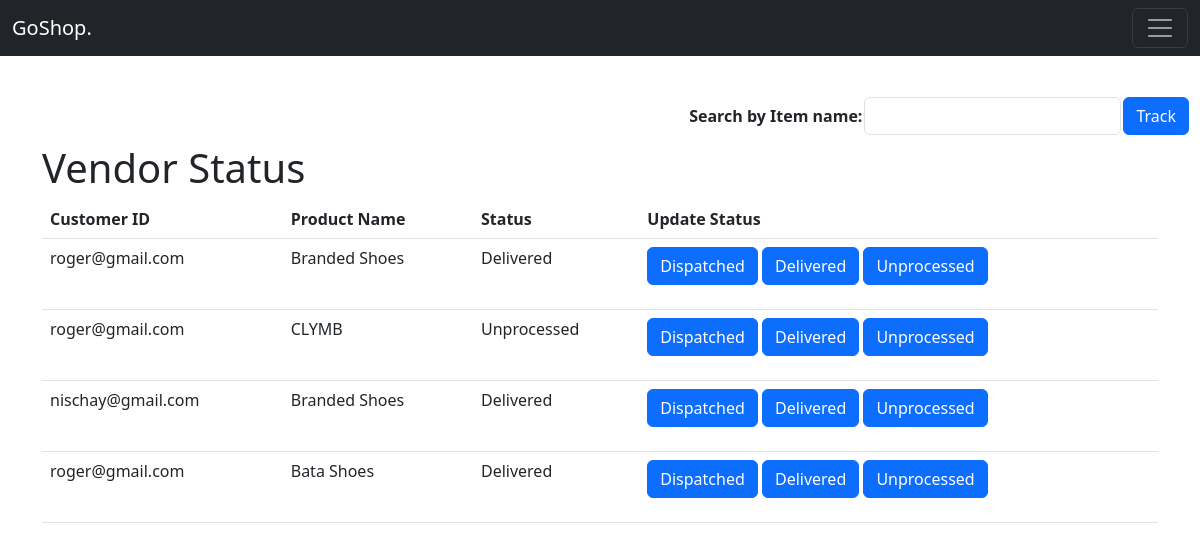
The page /vstatus.php (signed in) on the database its author committed.
### tables this page shows
CREATE TABLE IF NOT EXISTS `unprocessed` (
  `id` int NOT NULL AUTO_INCREMENT,
  `customerid` varchar(255) NOT NULL,
  `vendorid` varchar(255) NOT NULL,
  `itemimage` varchar(255) NOT NULL,
  `itemname` varchar(255) NOT NULL,
  `qty` varchar(255) NOT NULL,
  `price` varchar(255) NOT NULL,
  `status` varchar(255) NOT NULL,
  `orderid` varchar(255) DEFAULT NULL,
  PRIMARY KEY (`id`)
);

### vstatus.php (the view, shortened to what this page needs)
<?php
$servername = "localhost";
$username = "root";
$password = "ipsleisha1703";
$dbname = "myproj";
$conn = mysqli_connect($servername, $username, $password, $dbname);
$vendor_username = $_SESSION["vendor_username"];
if (isset($_GET["itemname"])) {
    $itemname = $_GET["itemname"];
    $sql = "SELECT * FROM unprocessed WHERE vendorid=? AND itemname = ?";
    $stmt = mysqli_prepare($conn, $sql);
    if ($stmt) {
        mysqli_stmt_bind_param($stmt, "ss", $vendor_username, $itemname);
        mysqli_stmt_execute($stmt);
        $result = mysqli_stmt_get_result($stmt);
    } else {
        die("Error: Unable to prepare SQL statement");
    }
} else {
    $sql = "SELECT * FROM unprocessed WHERE vendorid=?";
    $stmt = mysqli_prepare($conn, $sql);
    if ($stmt) {
        mysqli_stmt_bind_param($stmt, "s", $vendor_username);
        mysqli_stmt_execute($stmt);
        $result = mysqli_stmt_get_result($stmt);
    } else {
        die("Error: Unable to prepare SQL statement");
    }
}
?>
<head>
    <link href="https://cdn.jsdelivr.net/npm/bootstrap@5.3.0/dist/css/bootstrap.min.css" rel="stylesheet">
</head>
<nav class="navbar navbar-dark bg-dark fixed-top">
  <div class="container-fluid">
    <a class="navbar-brand" href="index.php">GoShop.</a>
    <button class="navbar-toggler" type="button" data-bs-toggle="offcanvas" data-bs-target="#offcanvasDarkNavbar" aria-controls="offcanvasDarkNavbar" aria-label="Toggle navigation">
      <span class="navbar-toggler-icon"></span>
    </button>
  </div>
</nav>
<div style="float:right;">
<table style="border:none;">
    <form method="GET" action="<?php echo $_SERVER['PHP_SELF']; ?>" >
        <td><label for="itemname"><b>Search by Item name:</b></label></td>
        <td><input type="text" name="itemname" class="form-control" required></td>
        <td><button type="submit" class="btn btn-primary" style="margin-right:10px;">Track</button></td>
    </form>
	</table>
</div>
<div class="container">
    <h1>Vendor Status</h1>
<?php
if (mysqli_num_rows($result) > 0) {
    echo '<table class="table">';
    echo '<thead>';
    echo '<tr>';
    echo '<th>Customer ID</th>';
    echo '<th>Product Name</th>';
    echo '<th>Status</th>';
    echo '<th>Update Status</th>';
    echo '</tr>';
    echo '</thead>';
    echo '<tbody>';
    while ($row = mysqli_fetch_assoc($result)) {
        echo '<tr>';
        echo '<td>' . htmlspecialchars($row['customerid']) . '</td>';
        echo '<td>' . htmlspecialchars($row['itemname']) . '</td>';
        echo '<td>' . htmlspecialchars($row['status']) . '</td>';
        echo '<td>';
        echo '<form action="update_status.php" method="post">';
        echo '<button type="submit" class="btn btn-primary" name="status" value="Dispatched">Dispatched</button>';
        echo '<button type="submit" class="btn btn-primary" name="status" value="Delivered">Delivered</button>';
        echo '<button type="submit" class="btn btn-primary" name="status" value="Unprocessed">Unprocessed</button>';
        echo '</form>';
        echo '</td>';
        echo '</tr>';
    }
    echo '</tbody>';
    echo '</table>';
} else {
    echo '<p>No products found.</p>';
}
?>

### rows shown on the page
unprocessed: customerid "roger@gmail.com", itemname "Branded Shoes", status "Delivered"
unprocessed: customerid "roger@gmail.com", itemname "CLYMB", status "Unprocessed"
unprocessed: customerid "nischay@gmail.com", itemname "Branded Shoes", status "Delivered"
unprocessed: customerid "roger@gmail.com", itemname "Bata Shoes", status "Delivered"
